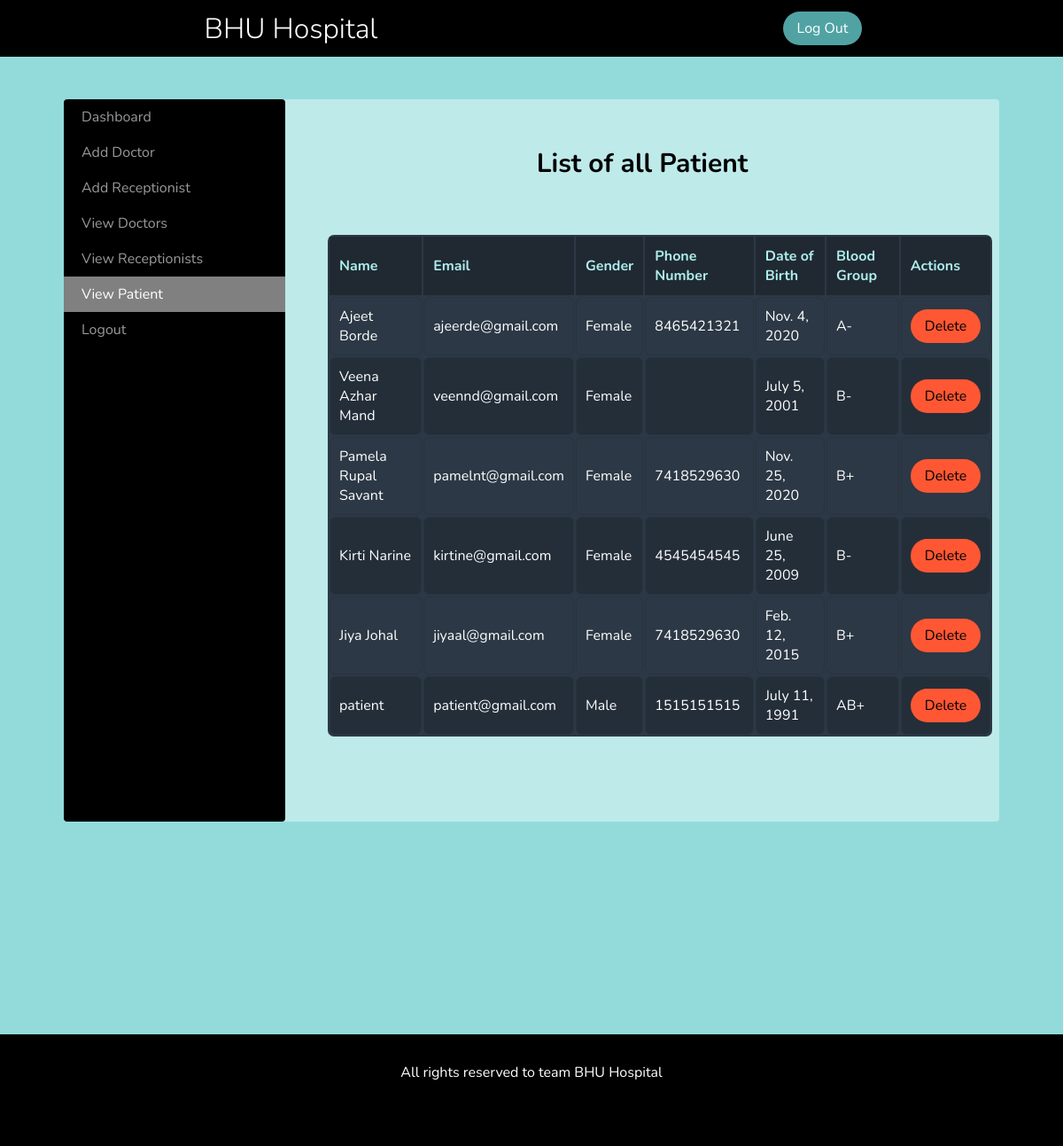
Page /dashboard/view_Patient (signed in) on the committed database.
### hospital/models.py (models this page shows, shortened)
class Patient(models.Model):
	name = models.CharField(max_length=50)
	email = models.EmailField(unique=True)
	password = models.CharField(max_length=16)
	gender = models.CharField(max_length=10)
	phonenumber = models.CharField(max_length=10)
	address = models.CharField(max_length=100)
	birthdate = models.DateField()
	bloodgroup = models.CharField(max_length=5)

### hospital/views.py (the view)
# urls.py: path('dashboard/view_Patient',adminviewPatient,name='view_Patient'),
def adminviewPatient(request):
	if not request.user.is_staff:
		return redirect('loginpage')
	rec = Patient.objects.all()
	return render(request,'adminviewPatients.html',{ 'rec' : rec })

### hospital/templates/adminviewPatients.html (shortened to what this page needs)
{% extends 'base1.html' %}
{% load static %}
{% block content %}
    <link rel="stylesheet" href="{% static 'css/index.css' %}">
    <link rel="stylesheet" href="{% static 'css/table.css' %}">
    <link rel="stylesheet" href="{% static 'css/Sidebar-Menu-1.css' %}">
    <link rel="stylesheet" href="{% static 'css/Sidebar-Menu.css' %}">
   <link href="{% static 'css/register.css' %}" rel="stylesheet" type="text/css" >
<main >
    <div id="wrapper" style="min-height:300px;">
        <div id="sidebar-wrapper">
            <ul class="sidebar-nav">
                <li> <a href="{% url 'home' %}" >Dashboard</a></li>
                <li> <a href="{% url 'add_doctor' %}" >Add Doctor</a></li>
                <li> <a href="{% url 'add_receptionist'%}">Add Receptionist</a></li>
                <li> <a href="{% url 'view_doctor'%}" >View Doctors</a></li>
                <li> <a href="{% url 'view_receptionist' %}" >View Receptionists</a></li>
                <li> <a href="{% url 'view_Patient' %}" style="color: white;background-color: grey;">View Patient</a></li>
                <li> <a href="{% url 'logout' %}">Logout</a></li>
            </ul>
        </div>
        <div class="page-content-wrapper">
            <div></div>
            <p  align="center" style="font-weight:700;font-size:30px;">List of all Patient </p>
                    <div class="container">
                       <table class="table" id="example">
                            <thead>
                                <tr>
                                    <th>Name</th>
                                    <th>Email</th>
                                    <th>Gender</th>
                                    <th>Phone Number</th>
                                    <th>Date of Birth</th>
                                    <th>Blood Group</th>
                                    <th>Actions</th>
                                </tr>
                            </thead>
                            <tbody>
                                {% for i in rec %}
                                <tr style="color: black;">
                                    <td>{{ i.name }}</td>
                                    <td>{{ i.email }}</td>
                                    <td>{{ i.gender }}</td>
                                    <td>{{ i.phonenumber }}</td>
                                    <td>{{ i.birthdate }}</td>
                                    <td>{{ i.bloodgroup }}</td>
                                    <td><a href="{% url 'delete_patient' i.id i.email %}" onclick="return confirm('Are you sure you want to delete?')" class="btn btn-danger"
                                          style="background-color:#FF5733;">
                                        Delete</a></td>
                                </tr>
                                {% endfor %}
                            </tbody>
                        </table>
                    </div>
            </div>
        </div>
</main>
{% endblock %}

### hospital/templates/base1.html (shortened to what this page needs)
{% load static %}
<html lang="en">
<head>
  <link href="{% static 'css/base.css' %}" rel="stylesheet" type="text/css" >
  <link href="{% static 'css/index.css' %}" rel="stylesheet" type="text/css" >
</head>
<body>
  <div class="container" >
    <header >
      <h1 ><a href="{% url 'homepage' %}" style="color:white">BHU Hospital</a></h1>
      {% if user.is_authenticated %}
        <a href="{% url 'logout' %}" class="btn" style="color:white">Log Out</a>
      {% else %}
        <div>
          <a href="{% url 'loginpage' %}" style="color:white">Sign In</a>
          <a href="{% url 'createaccountpage' %}" style="color:white">Sign Up</a>
          <a href="{% url 'contactpage' %}" style="color:white">Contact Us</a>
        </div>
      {% endif %}
    </header>
    {% block content %}
    {% endblock %}
   <div style="margin-top:20%">
      <footer><p style="color:white">All rights reserved to team BHU Hospital</p></footer>
   </div>
  </div>
</body>
</html>

### hospital/static/css/base.css (style rules this page uses)
* { margin: 0; padding: 0; box-sizing: border-box; }
a { text-decoration: none; color: black; }
li { list-style: none; }
body { height: 100vh; background-color: 0; display: flex; flex-direction: column-reverse; font-family: 'Nunito', sans-serif; }
header { position: sticky; top: 0; display: flex; height: 4rem; align-items: center; justify-content: space-around; background-color: black; z-index: 20; }
header a { padding: 0 .25rem; }
.btn { padding: .5rem 1rem; border-radius: 2rem; font-size: 1rem; background-color: rgba(102, 204, 204, 0.8); cursor: pointer; }
.container { height: 100%; width: 100%; border-bottom-left-radius: 3rem; }
@media only screen and (min-width: 800px) { body { flex-direction: row; } }

### hospital/static/css/index.css (style rules this page uses)
body { background-color: rgba(102, 204, 204, 0.6); }
footer { background-color: black; padding: .75rem 0; text-align: center; }

### hospital/static/css/table.css (style rules this page uses)
* { box-sizing: 90%; }
p { text-align: center; margin: 20px 0 60px; }
h1 { text-align: center; font-weight: 300; }
table { display: block; background-color: #2C3845; width: 99%; border-radius: 7px; }
tr, td, tbody, tfoot { display: block; border-radius: 7px; }
thead { display: none; }
tr { padding-bottom: 10px; }
td { padding: 10px 10px 0; text-align: center; color: #fff; }
th { text-align: left; font-weight: 700; }
thead th { background-color: #202932; color: #AFEEEE; border: 1px solid #202932; }
@media (min-width: 460px) { td { text-align: left; } }
@media (min-width: 720px) { table { display: table; } }
@media (min-width: 720px) { tr { display: table-row; } }
@media (min-width: 720px) { td, th { display: table-cell; } }
@media (min-width: 720px) { tbody { display: table-row-group; } }
@media (min-width: 720px) { thead { display: table-header-group; } }
@media (min-width: 720px) { td { border: 1px solid #28333f; } }
@media (min-width: 720px) { td, th { padding: 10px; } }
@media (min-width: 720px) { tr:nth-child(2n+2) td { background-color: #242e39; } }

### hospital/static/css/Sidebar-Menu-1.css (style rules this page uses)
body { overflow-x: hidden; }
#wrapper { padding-left: 0; -webkit-transition: all 0.5s ease; -moz-transition: all 0.5s ease; -o-transition: all 0.5s ease; transition: all 0.5s ease; }
#sidebar-wrapper { z-index: 1000; position: fixed; left: 250px; width: 0; height: 100%; margin-left: -250px; overflow-y: auto; background: #000; -webkit-transition: all 0.5s ease; -moz-transition: all 0.5s ease; -o-transition: all 0.5s ease; transition: all 0.5s ease; }
.sidebar-nav { position: absolute; top: 0; width: 250px; margin: 0; padding: 0; list-style: none; }
.sidebar-nav li { text-indent: 20px; line-height: 40px; }
.sidebar-nav li a { display: block; text-decoration: none; color: #999999; }
@media (min-width:768px) { #wrapper { padding-left: 250px; } }
@media (min-width:768px) { #sidebar-wrapper { width: 250px; } }

### hospital/static/css/Sidebar-Menu.css (style rules this page uses)
#wrapper { padding-left: 0; -webkit-transition: all 0.5s ease; -moz-transition: all 0.5s ease; -o-transition: all 0.5s ease; transition: all 0.5s ease; }
#sidebar-wrapper { z-index: 1000; position: fixed; left: 250px; width: 0; height: 100%; margin-left: -250px; overflow-y: auto; background: #000; -webkit-transition: all 0.5s ease; -moz-transition: all 0.5s ease; -o-transition: all 0.5s ease; transition: all 0.5s ease; }
.sidebar-nav { position: absolute; top: 0; width: 250px; margin: 0; padding: 0; list-style: none; }
.sidebar-nav li { text-indent: 20px; line-height: 40px; }
.sidebar-nav li a { display: block; text-decoration: none; color: #999999; }
@media (min-width:768px) { #wrapper { padding-left: 250px; } }
@media (min-width:768px) { #sidebar-wrapper { width: 250px; } }

### hospital/static/css/register.css (style rules this page uses)
body { background-color: rgba(102, 204, 204, 0.7); }
main { display: flex; flex-direction: column; align-items: center; }
main > div { width: 100%; transform: translateY(-70px); background-color: rgba(255, 255, 255, 0.4); padding-bottom: 1rem; }
main div p { text-align: center; }
@media only screen and (min-width: 800px) { main { margin: 3rem 3rem; flex-direction: row; justify-content: space-evenly; } }
@media only screen and (min-width: 800px) { main div { margin: 0 1.5rem; padding-bottom: 4rem; display: flex; flex-direction: column; transform: translateY(0); border-radius: 4px; padding-bottom: 2rem; } }

### rows in the picture
Patient: name "Ajeet Borde", email "ajeerde@gmail.com", gender "Female", phonenumber "8465421321", birthdate "Nov. 4, 2020", bloodgroup "A-"
Patient: name "Veena Azhar Mand", email "veennd@gmail.com", gender "Female", birthdate "July 5, 2001", bloodgroup "B-"
Patient: name "Pamela Rupal Savant", email "pamelnt@gmail.com", gender "Female", phonenumber "7418529630", birthdate "Nov. 25, 2020", bloodgroup "B+"
Patient: name "Kirti Narine", email "kirtine@gmail.com", gender "Female", phonenumber "4545454545", birthdate "June 25, 2009", bloodgroup "B-"
Patient: name "Jiya Johal", email "jiyaal@gmail.com", gender "Female", phonenumber "7418529630", birthdate "Feb. 12, 2015", bloodgroup "B+"
Patient: name "patient", email "patient@gmail.com", gender "Male", phonenumber "1515151515", birthdate "July 11, 1991", bloodgroup "AB+"
